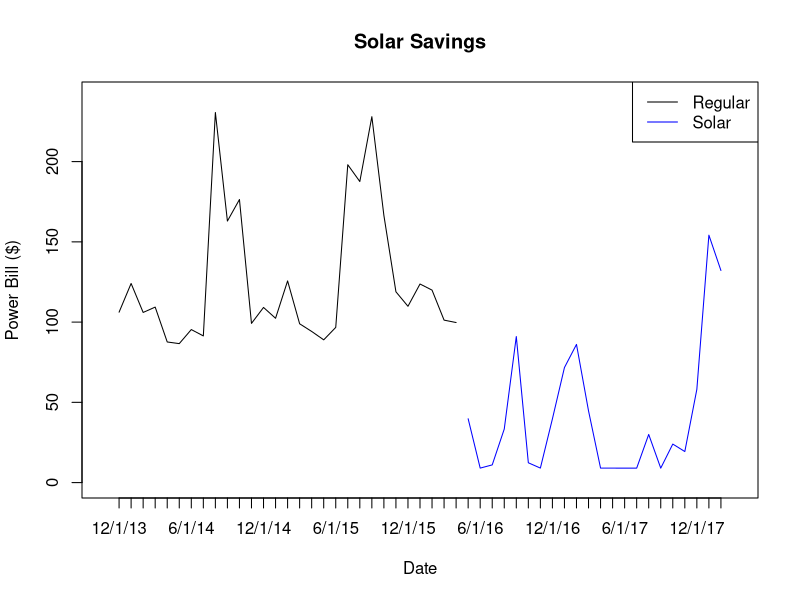
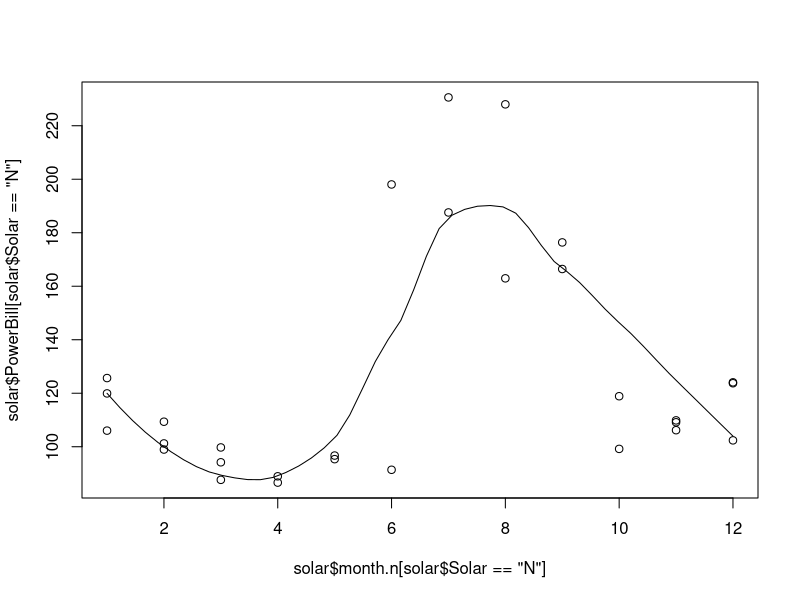
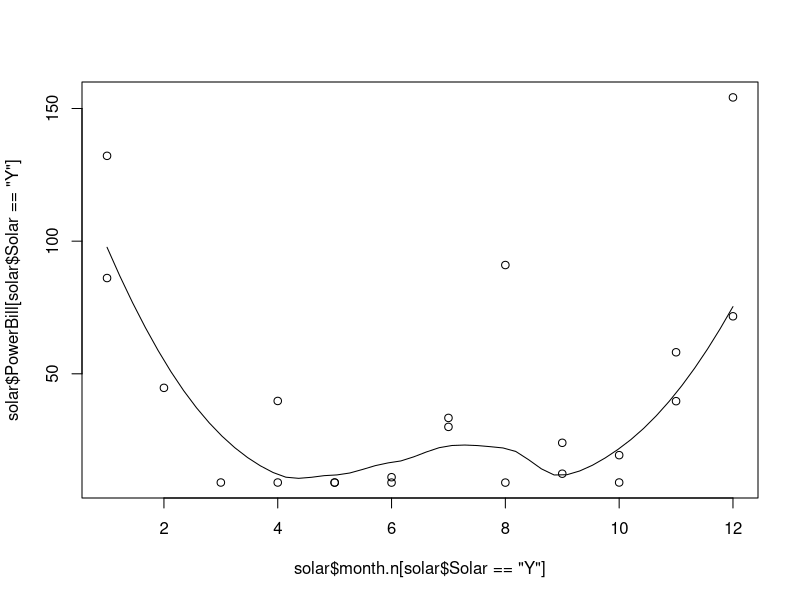
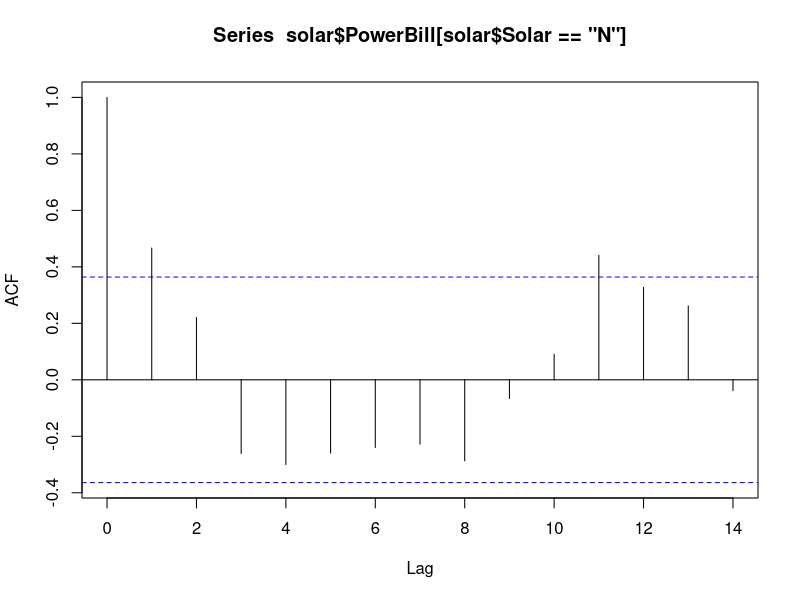
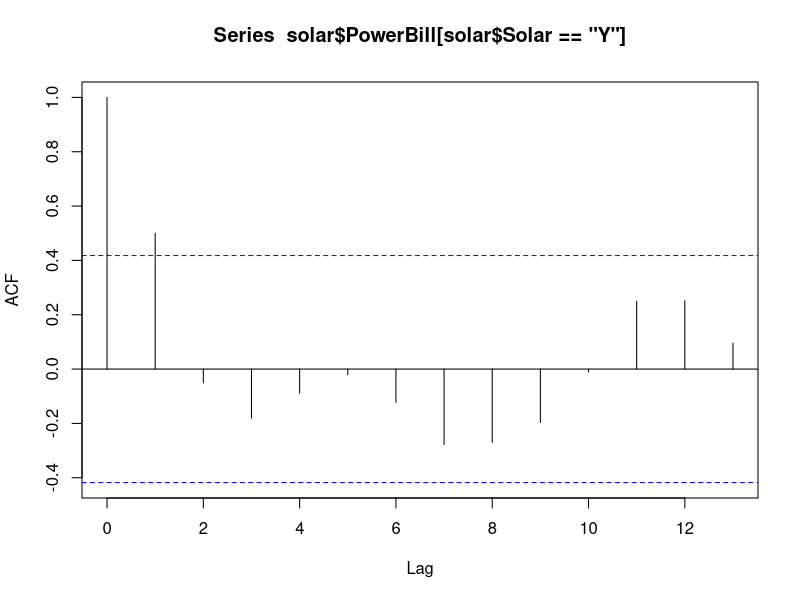
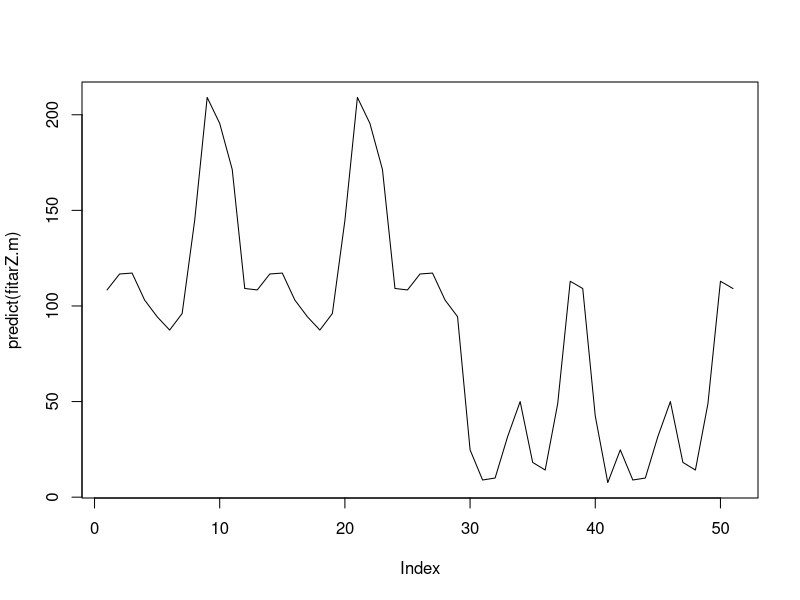
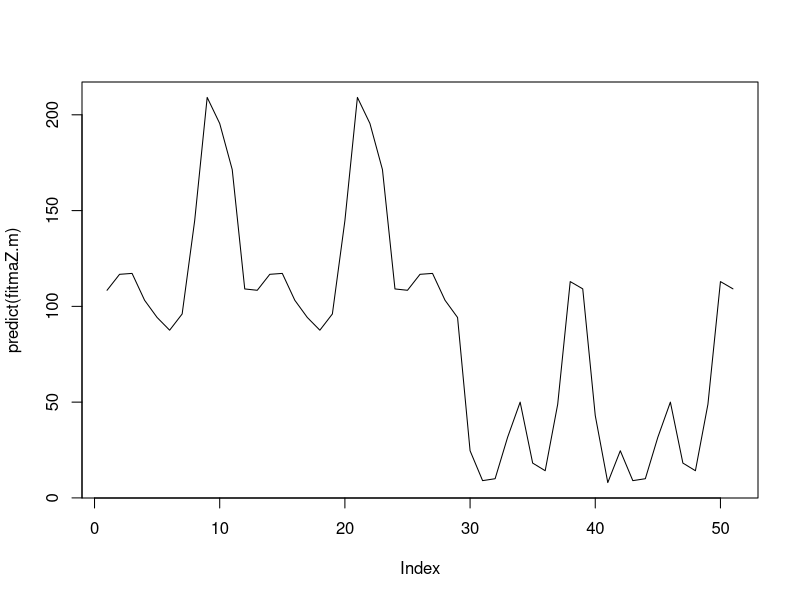
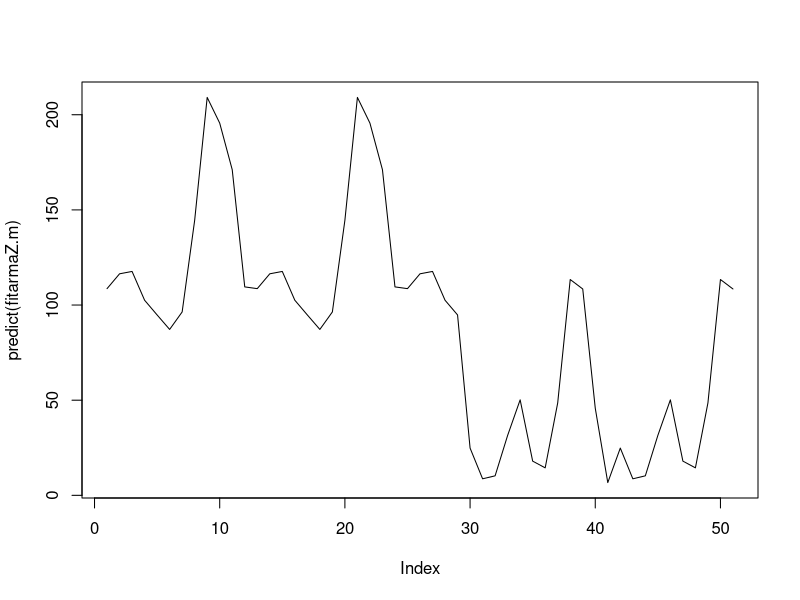

The R script that drew these images, in order: (Note: this script raises an error after producing the figures.)
#
library(nlme)

solar <- read.csv("SolarSavings.csv",as.is=TRUE)
plot(solar$PowerBill[solar$Solar=='N'],xlim=c(0,52),ylim=c(0,240),type="l",xaxt="n", ylab="Power Bill ($)", xlab="Date", main= "Solar Savings")
axis(1,at=1:nrow(solar),labels=solar$Date)

lines((1:nrow(solar))[solar$Solar=='Y'],solar$PowerBill[solar$Solar=='Y'],col="blue")
legend("topright",col=c("black","blue"),legend=c("Regular", "Solar"),lty=1)

# create time indicator
solar$ztime <- 1:length(solar$Date) - 1
solar$rtime <- c(1:sum(solar$Solar == "N") - 1, 1:sum(solar$Solar == "Y") - 1)

# Create Month column
solar$month.n <- as.numeric(sapply(strsplit(solar$Date, "/"), "[",1)) - 1
solar$month.n[solar$month.n == 0] <- 12
solar$month <-  as.factor(sprintf("%02d",solar$month.n))

# seasonality by month
scatter.smooth(solar$month.n[solar$Solar == "N"],solar$PowerBill[solar$Solar == "N"],degree=2)

scatter.smooth(solar$month.n[solar$Solar == "Y"],solar$PowerBill[solar$Solar == "Y"],degree=2)

# make plot for seasonality by month
# par(mfrow=c(2,1))
pdf('smoothregular.pdf')
scatter.smooth(solar$month.n[solar$Solar == "N"],
               solar$PowerBill[solar$Solar == "N"],degree=2,
               ylab='Payment (Regular)',xlab='Month')#,xaxt='n')
dev.off()
pdf('smoothsolar.pdf')
scatter.smooth(solar$month.n[solar$Solar == "Y"],
               solar$PowerBill[solar$Solar == "Y"],degree=2,
               ylab='Payment (Solar)',xlab='Month')
dev.off()


# Different seasonality for Solar and Non Solar
sn <- c(0,0,0,0,0,1,1,1,1,0,0,0) 
sy <- c(1,1,0,0,0,0,0,0,0,0,1,1) 


solar$season <- sapply(1:length(solar$Solar), function(i) ifelse(solar$Solar[i] == "N",  sn[solar$month.n[i]], sy[solar$month.n[i]])) + 1


# Explore Correlation
acf(solar$PowerBill[solar$Solar == "N"])
acf(solar$PowerBill[solar$Solar == "Y"])



#########################
# Ztime models by month # 
#########################

# Fit AR(1) model
fitarZ.m <- gls(PowerBill ~ -1 + month:Solar, correlation = corAR1(form=~ztime),data=solar,method="ML")
summary(fitarZ.m)
plot(predict(fitarZ.m),type="l")

# Fit MA(1)
fitmaZ.m <- gls(PowerBill ~ -1 + month:Solar, correlation = corARMA(form=~ztime,p=0,q=1),data=solar,method="ML")
summary(fitmaZ.m)
plot(predict(fitmaZ.m),type="l")

# Fit ARMA(1,1)
fitarmaZ.m <- gls(PowerBill ~ -1 + month:Solar, correlation = corARMA(form=~ztime,p=1,q=1),data=solar,method="ML")
summary(fitarmaZ.m)
plot(predict(fitarmaZ.m),type="l")

######################
# Ztime Models By PS #
######################
# effect for 'peak' season

# fit AR(1)
fitarZ.ps <- gls(PowerBill ~ -1 + as.factor(season):Solar, correlation = corAR1(form=~ztime),data=solar,method="ML")
summary(fitarZ.ps)
plot(predict(fitarZ.ps),type="l")


# Fit MA(1)
fitmaZ.ps <- gls(PowerBill ~ -1 + as.factor(season):Solar, correlation = corARMA(form=~ztime|Solar,p=0,q=1),data=solar,method="ML")
summary(fitmaZ.ps)
plot(predict(fitmaZ.ps),type="l")

# Fit ARMA(1,1)
fitarmaZ.ps <- gls(PowerBill ~ -1 + as.factor(season):Solar, correlation = corARMA(form=~ztime|Solar,p=1,q=1),data=solar,method="ML")
summary(fitarmaZ.ps)
plot(predict(fitarmaZ.ps),type="l")


############################
# Time by Solar, Non Solar #
# 'rtime'                  #
############################
#effect for month
fitar.m <- gls(PowerBill ~ -1 + as.factor(month.n):Solar, correlation = corARMA(form=~rtime|Solar,p=1,q=0),data=solar,method="ML")
summary(fitar.m)
plot(predict(fitar.m),type="l")

fitma.m <- gls(PowerBill ~ -1 + as.factor(month.n):Solar, correlation = corARMA(form=~rtime|Solar,p=0,q=1),data=solar,method="ML")
summary(fitma.ps)
plot(predict(fitma.m),type="l")

fitarma.m <- gls(PowerBill ~ -1 + as.factor(month.n):Solar, correlation = corARMA(form=~rtime|Solar,p=1,q=1),data=solar,method="ML")
summary(fitarma.m)
plot(predict(fitma.m),type="l")


# effect for peak season
fitar.ps <- gls(PowerBill ~ -1 + as.factor(season):Solar, correlation = corARMA(form=~rtime|Solar,p=1,q=0),data=solar,method="ML")
summary(fitar.ps)
plot(predict(fitar.ps),type="l")

fitma.ps <- gls(PowerBill ~ -1 + as.factor(season):Solar, correlation = corARMA(form=~rtime|Solar,p=0,q=1),data=solar,method="ML")
summary(fitma.ps)
plot(predict(fitma.ps),type="l")

fitarma.ps <- gls(PowerBill ~ -1 + as.factor(season):Solar, correlation = corARMA(form=~rtime|Solar,p=1,q=1),data=solar,method="ML")
summary(fitarma.ps)
plot(predict(fitma.ps),type="l")

AIC(fitarma.ps,fitarma.m,fitar.ps,fitma.ps,fitar.m,fitma.m)

# Prediction into the future
sigma2 <- fitar.ps$sigma^2
phi <- coef(fitar.ps$modelStruct$corStruct,unconstrained=FALSE)

# AR(1)
intervals(fitar.ps)

n.sn <- sum(solar$Solar == "N")
n.sy<- sum(solar$Solar == "Y")


# calculating R squared for the fitar.ps
ss.res <- sum((solar$PowerBill - predict(fitar.ps))^2)
ss.total <- sum((solar$PowerBill - mean(solar$PowerBill))^2)
Rsquared <- 1-(ss.res/ss.total)
Rsquared

#make a plot of data vs fitar.ps model
plot(1:nrow(solar),solar$PowerBill,type='l',lwd=1,
     xaxt = 'n',xlab='',ylab='Power Bill',main='AR(1) Model Fit')
axis(1, at = seq(1, 51, by = 5),labels=solar$Date[seq(1, 51, by = 5)], las=2)
colors <- c('blue','red')
my.pch <- c(1,16)
abline(v=which(solar$Solar=='Y')[1],col='red',lty=2)
lines(predict(fitar.ps),type="l",col='blue',lwd = 2)
legend("topright",col=c("black","blue"),legend=c("Data", "Model"),lty=1,lwd=c(1,2))

#make a table of the model summary
library(xtable)
xtable(t(t(fitar.ps$coefficients)))

intervals(fitar.ps) #gets confidence intervals for model values

plot(fitar.ps$fitted,fitar.ps$residuals)




# 1) predict how much has been saved already
w <- "N"
n <- n.sn
k <- n.sy 
R <- diag(k+n)
R <- sigma2*phi^(abs(row(R) - col(R)))
X.all <- model.matrix(~-1 + as.factor(sn[solar$month.n]+1))
Xstar <- X.all[n+1:k,]
X <- X.all[1:n,]
bhat <- coef(fitar.ps)
bw <- 1:2

pred.savings <- Xstar %*% bhat[bw] + R[n+1:k,1:n] %*% solve(R[1:n,1:n]) %*% (solar[solar$Solar == w,"PowerBill"][1:n] - X %*% bhat[bw])
pred.var <- R[n+1:k,n+1:k] - R[n+1:k,1:n] %*% solve(R[1:n,1:n]) %*% R[1:n,n+1:k]
  list(pred.mn,pred.var)
  
A <- matrix(1,ncol=k)
# Expected amount saved
m.sav <- A %*% (pred.savings - solar[solar$Solar == "Y","PowerBill"])
m.sav <- as.numeric(m.sav)

# Confidence interval on amount saved
sd.sav <- as.numeric(sqrt(A %*% pred.var %*% t(A)))
m.sav + c(-1,1) * qnorm(0.975) * sd.sav


prediction <- function(n,k,R,X.all,bw,w) {
  Xstar <- X.all[n+1:k,]
  X <- X.all[1:n,]
  pred.mn <- Xstar %*% bhat[bw] + R[n+1:k,1:n] %*% solve(R[1:n,1:n]) %*% (solar[solar$Solar == w,"PowerBill"][1:n] - X %*% bhat[bw])
  pred.var <- R[n+1:k,n+1:k] - R[n+1:k,1:n] %*% solve(R[1:n,1:n]) %*% R[1:n,n+1:k]
  list(pred.mn,pred.var)
}


# General prediction for k months into the future into the future
k <- 12

predict.sav <- function(k) {
	months <- c(solar$month.n,rep(c(2:12,1),times=ceiling(k/12))[1:k])
	
	R.n <- diag(k+n.sn+n.sy)
	R.n <- sigma2*phi^(abs(row(R.n) - col(R.n)))
	nn <- n.sn
	kn <- k+n.sy
	xn <- as.factor(sn[months]+1)
	Xn.all <- model.matrix(~-1 + xn)
	
	R.s <- diag(k+n.sy)
	R.s <- sigma2*phi^(abs(row(R.s) - col(R.s)))
	ns <- n.sy
	ks <- k
	xs <- as.factor(sy[months[(n.sn+1):length(months)]]+1)
	Xs.all <- model.matrix(~-1 + xs)
	
	if (k != 0) {
	  p.s <- prediction(ns,ks,R.s,Xs.all,3:4,"Y")
	  As <- matrix(1,ncol=k)
	  v.s <- As %*% p.s[[2]] %*% t(As) 
	} else {
	  p.s <- list(0,0)
	  v.s <- 0
	}
	p.n <- prediction(nn,kn,R.n,Xn.all,1:2,"N")
	
	m.sav <- sum(p.n[[1]]) - sum(p.s[[1]]) - sum(solar[solar$Solar == "Y","PowerBill"])
	
	An <- matrix(1,ncol=n.sy+k)
	sd.sav <- as.numeric(sqrt(v.s + An %*% p.n[[2]] %*% t(An)))
	c(est=m.sav, m.sav + c(lower=-1,upper=1) * qnorm(0.975) * sd.sav)
}

# show savings for years
years <- 5
m.out <- seq(0,years*12,by=12)

out <- sapply(m.out,predict.sav)
plot(0:years,out[1,],type="l",ylim=c(min(out),max(out)))
lines(0:years,out[2,],lty=2)
lines(0:years,out[3,],lty=2)

# show savings by months
m <- 12*8
out <- sapply(0:m,predict.sav)
plot(0:m,out[1,],type="l",ylim=c(min(out),max(out)))
lines(0:m,out[2,],lty=2)
lines(0:m,out[3,],lty=2)
abline(h=8000,col="red")
which(out[2,] > 8000)[1]
which(out[3,] > 8000)[1]

# predict number of months to recoop $8000 dollars
single.draw <- function(k,mu,R) {
  vv <- t(chol(R))
  vv %*% rnorm(k) + mu
}

predict.sav.sim <- function(m=5000,k) {
	months <- c(solar$month.n,rep(c(2:12,1),times=ceiling(k/12))[1:k])
	
	R.n <- diag(k+n.sn+n.sy)
	R.n <- sigma2*phi^(abs(row(R.n) - col(R.n)))
	nn <- n.sn
	kn <- k+n.sy
	xn <- as.factor(sn[months]+1)
	Xn.all <- model.matrix(~-1 + xn)
	
	R.s <- diag(k+n.sy)
	R.s <- sigma2*phi^(abs(row(R.s) - col(R.s)))
	ns <- n.sy
	ks <- k
	xs <- as.factor(sy[months[(n.sn+1):length(months)]]+1)
	Xs.all <- model.matrix(~-1 + xs)

	p.s <- prediction(ns,ks,R.s,Xs.all,3:4,"Y")
	p.n <- prediction(nn,kn,R.n,Xn.all,1:2,"N")
	
	m.sav <- sum(p.n[[1]]) - sum(p.s[[1]]) - sum(solar[solar$Solar == "Y","PowerBill"])
	
	single.draw <- function(k,mu,R) {
     vv <- t(chol(R))
     p <- vv %*% rnorm(k) + mu
     p[p<0] <- 0
     p
    }
    pred.s <- sapply(1:m, function(i) {
      pb.s <- c(solar[solar$Solar == "Y","PowerBill"], single.draw(ks,p.s[[1]],p.s[[2]]))
      pb.n <- single.draw(kn,p.n[[1]],p.n[[2]])
      cumsum(pb.n - pb.s)
    } )
    
   rbind(est=apply(pred.s,1,mean),apply(pred.s,1,quantile,p=c(0.025,0.975)))
}

predict.days.sim <- function(m=5000) {
	k <- 12*8
	months <- c(solar$month.n,rep(c(2:12,1),times=ceiling(k/12))[1:k])
	
	R.n <- diag(k+n.sn+n.sy)
	R.n <- sigma2*phi^(abs(row(R.n) - col(R.n)))
	nn <- n.sn
	kn <- k+n.sy
	xn <- as.factor(sn[months]+1)
	Xn.all <- model.matrix(~-1 + xn)
	
	R.s <- diag(k+n.sy)
	R.s <- sigma2*phi^(abs(row(R.s) - col(R.s)))
	ns <- n.sy
	ks <- k
	xs <- as.factor(sy[months[(n.sn+1):length(months)]]+1)
	Xs.all <- model.matrix(~-1 + xs)

	p.s <- prediction(ns,ks,R.s,Xs.all,3:4,"Y")
	p.n <- prediction(nn,kn,R.n,Xn.all,1:2,"N")
	
	m.sav <- sum(p.n[[1]]) - sum(p.s[[1]]) - sum(solar[solar$Solar == "Y","PowerBill"])
	
	single.draw <- function(k,mu,R) {
     vv <- t(chol(R))
     p <- vv %*% rnorm(k) + mu
     p[p<0] <- 0
     p
    }
    pred.s <- sapply(1:m, function(i) {
      pb.s <- c(solar[solar$Solar == "Y","PowerBill"], single.draw(ks,p.s[[1]],p.s[[2]]))
      pb.n <- single.draw(kn,p.n[[1]],p.n[[2]])
      which(cumsum(pb.n - pb.s) > 8000)[1] - n.sy
    } )
    
   c(est=mean(pred.s),quantile(pred.s,p=c(0.025,0.975)))
}

predict.days.sim()







# Simulate data to get confidence interval on Amount Saved (validate CI)

m <- 5000
preds <- sapply(1:m, function(i) single.draw(k,pred.savings,pred.var))
ci.pred.s <- t(apply(preds,1,quantile,p=c(0.025,0.975)))


# via simulation
preds.sav <- apply(preds,2,function(x) sum(x - solar[solar$Solar == "Y","PowerBill"]))

mean(preds.sav)
sd(preds.sav)
quantile(preds.sav,c(0.025,0.975))

# Confidence Interval On Prediction
ci.pred <- cbind(pred.savings,pred.savings) + qnorm(0.975)*sqrt(diag(pred.var)) %*% cbind(-1,1)

#
plot(solar$PowerBill[solar$Solar=='N'],xlim=c(0,52),ylim=c(0,240),type="l",xaxt="n", ylab="Power Bill ($)", xlab="Date", main= "Solar Savings")
axis(1,at=1:nrow(solar),labels=solar$Date)

lines((1:nrow(solar))[solar$Solar=='Y'],solar$PowerBill[solar$Solar=='Y'],col="blue")
legend("topright",col=c("black","blue"),legend=c("Regular", "Solar"),lty=1)

lines(n+1:k,pred.savings)
lines(n+1:k,ci.pred[,1],lty=2)
lines(n+1:k,ci.pred[,2],lty=2)



# Test with no seasonal effect
###
fitar <-  gls(PowerBill ~ -1 + Solar, correlation = corARMA(form=~rtime|Solar,p=1,q=0),data=solar,method="ML")
summary(fitar)

sigma2 <- fitar$sigma^2
phi <- 0.5185

n <- n.sn
k <- n.sy 
R <- diag(k+n)
R <- (sigma2/(1-phi^2))*phi^(abs(row(R) - col(R)))
#X.all <- model.matrix(~ 1, data=solar)
Xstar <- matrix(1,nrow=k)
X <- matrix(1,nrow=n)
bw <- c(1)
bhat <- coef(fitar)

pred.savings <- Xstar %*% bhat[bw] + R[n+1:k,1:n] %*% solve(R[1:n,1:n]) %*% (solar[solar$Solar == w,"PowerBill"][1:n] - X %*% bhat[bw])
pred.var <- R[n+1:k,n+1:k] - R[n+1:k,1:n] %*% solve(R[1:n,1:n]) %*% R[1:n,n+1:k]

m <- 5000
preds <- sapply(1:m, function(i) single.draw(k,pred.savings,pred.var))
ci.pred <- t(apply(preds,1,quantile,p=c(0.025,0.975)))

ci.pred <- cbind(pred.savings,pred.savings) + qnorm(0.975)*sqrt(diag(pred.var)) %*% cbind(-1,1)


plot(solar$PowerBill[solar$Solar=='N'],xlim=c(0,52),ylim=c(0,240),type="l",xaxt="n", ylab="Power Bill ($)", xlab="Date", main= "Solar Savings")
axis(1,at=1:nrow(solar),labels=solar$Date)

lines((1:nrow(solar))[solar$Solar=='Y'],solar$PowerBill[solar$Solar=='Y'],col="blue")
legend("topright",col=c("black","blue"),legend=c("Regular", "Solar"),lty=1)

lines(n+1:k,pred.savings)
lines(n+1:k,ci.pred[,1],lty=2)
lines(n+1:k,ci.pred[,2],lty=2)

# Months correlated
mn <- sapply(table(solar$month.n[solar$Solar == "N"]),function(x) 1:x)
my <- sapply(table(solar$month.n[solar$Solar == "Y"]),function(x) 1:x)
for (i in 1:12) {
  solar$mc[solar$month.n == i & solar$Solar=="N"] <- mn[[i]]
  solar$mc[solar$month.n == i & solar$Solar=="Y"] <- my[[i]]
}

fitar.m <- gls(PowerBill ~ -1 + as.factor(season):Solar, correlation = corAR1(form=~mc|Solar/month), data=solar)

# TO DO:
# Check assumptions
# - decorrelate and check

# Make predictions 
# - errors on
# - simulation study?

# Predictive accuracy




